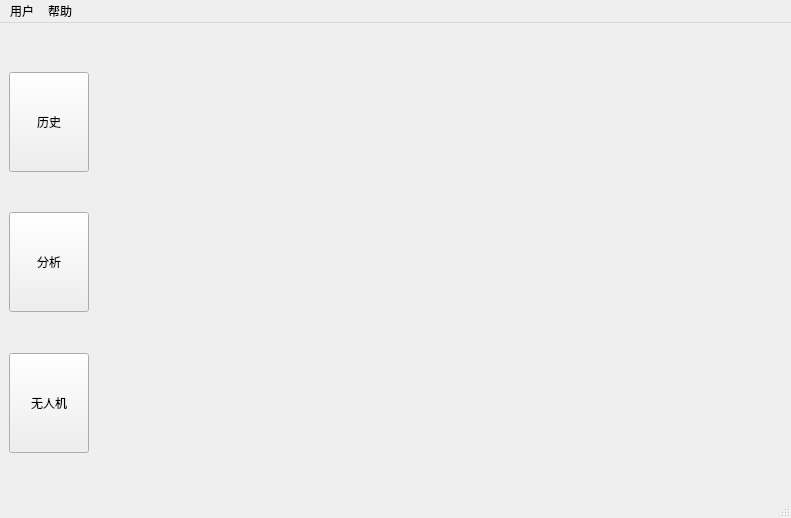
<?xml version="1.0" encoding="UTF-8"?>
<ui version="4.0">
 <class>MainWindow</class>
 <widget class="QMainWindow" name="MainWindow">
  <property name="geometry">
   <rect>
    <x>0</x>
    <y>0</y>
    <width>791</width>
    <height>518</height>
   </rect>
  </property>
  <property name="sizePolicy">
   <sizepolicy hsizetype="Expanding" vsizetype="Expanding">
    <horstretch>0</horstretch>
    <verstretch>0</verstretch>
   </sizepolicy>
  </property>
  <property name="windowTitle">
   <string>WQA_Main</string>
  </property>
  <widget class="QWidget" name="centralwidget">
   <property name="sizePolicy">
    <sizepolicy hsizetype="Expanding" vsizetype="Expanding">
     <horstretch>0</horstretch>
     <verstretch>0</verstretch>
    </sizepolicy>
   </property>
   <layout class="QVBoxLayout" name="verticalLayout">
    <item>
     <layout class="QGridLayout" name="gridLayout" columnstretch="1,6,3">
      <property name="sizeConstraint">
       <enum>QLayout::SetMinimumSize</enum>
      </property>
      <item row="0" column="1" rowspan="7">
       <widget class="QStackedWidget" name="stackedWidget">
        <widget class="QWidget" name="page"/>
        <widget class="QWidget" name="page_2"/>
       </widget>
      </item>
      <item row="1" column="0">
       <widget class="QPushButton" name="pushButton">
        <property name="sizePolicy">
         <sizepolicy hsizetype="Expanding" vsizetype="Expanding">
          <horstretch>0</horstretch>
          <verstretch>0</verstretch>
         </sizepolicy>
        </property>
        <property name="minimumSize">
         <size>
          <width>80</width>
          <height>100</height>
         </size>
        </property>
        <property name="text">
         <string>历史</string>
        </property>
       </widget>
      </item>
      <item row="6" column="0">
       <spacer name="verticalSpacer_2">
        <property name="orientation">
         <enum>Qt::Vertical</enum>
        </property>
        <property name="sizeHint" stdset="0">
         <size>
          <width>20</width>
          <height>40</height>
         </size>
        </property>
       </spacer>
      </item>
      <item row="0" column="0">
       <spacer name="verticalSpacer">
        <property name="orientation">
         <enum>Qt::Vertical</enum>
        </property>
        <property name="sizeHint" stdset="0">
         <size>
          <width>20</width>
          <height>40</height>
         </size>
        </property>
       </spacer>
      </item>
      <item row="0" column="2" rowspan="7">
       <widget class="QWidget" name="widget" native="true">
        <property name="sizePolicy">
         <sizepolicy hsizetype="Expanding" vsizetype="Expanding">
          <horstretch>0</horstretch>
          <verstretch>0</verstretch>
         </sizepolicy>
        </property>
        <property name="minimumSize">
         <size>
          <width>0</width>
          <height>350</height>
         </size>
        </property>
       </widget>
      </item>
      <item row="4" column="0">
       <spacer name="verticalSpacer_3">
        <property name="orientation">
         <enum>Qt::Vertical</enum>
        </property>
        <property name="sizeHint" stdset="0">
         <size>
          <width>20</width>
          <height>40</height>
         </size>
        </property>
       </spacer>
      </item>
      <item row="3" column="0">
       <widget class="QPushButton" name="pushButton_2">
        <property name="sizePolicy">
         <sizepolicy hsizetype="Expanding" vsizetype="Expanding">
          <horstretch>0</horstretch>
          <verstretch>0</verstretch>
         </sizepolicy>
        </property>
        <property name="minimumSize">
         <size>
          <width>80</width>
          <height>100</height>
         </size>
        </property>
        <property name="text">
         <string>分析</string>
        </property>
       </widget>
      </item>
      <item row="5" column="0">
       <widget class="QPushButton" name="pushButton_3">
        <property name="sizePolicy">
         <sizepolicy hsizetype="Expanding" vsizetype="Expanding">
          <horstretch>0</horstretch>
          <verstretch>0</verstretch>
         </sizepolicy>
        </property>
        <property name="minimumSize">
         <size>
          <width>80</width>
          <height>100</height>
         </size>
        </property>
        <property name="text">
         <string>无人机</string>
        </property>
       </widget>
      </item>
      <item row="2" column="0">
       <spacer name="verticalSpacer_4">
        <property name="orientation">
         <enum>Qt::Vertical</enum>
        </property>
        <property name="sizeHint" stdset="0">
         <size>
          <width>20</width>
          <height>40</height>
         </size>
        </property>
       </spacer>
      </item>
     </layout>
    </item>
   </layout>
  </widget>
  <widget class="QMenuBar" name="menubar">
   <property name="geometry">
    <rect>
     <x>0</x>
     <y>0</y>
     <width>791</width>
     <height>23</height>
    </rect>
   </property>
   <widget class="QMenu" name="menu">
    <property name="title">
     <string>用户</string>
    </property>
    <addaction name="action_2"/>
    <addaction name="action_3"/>
   </widget>
   <widget class="QMenu" name="menu_2">
    <property name="title">
     <string>帮助</string>
    </property>
    <addaction name="action"/>
   </widget>
   <addaction name="menu"/>
   <addaction name="menu_2"/>
  </widget>
  <widget class="QStatusBar" name="statusbar"/>
  <action name="action">
   <property name="text">
    <string>关于</string>
   </property>
  </action>
  <action name="action_2">
   <property name="text">
    <string>锁定</string>
   </property>
  </action>
  <action name="action_3">
   <property name="text">
    <string>注销</string>
   </property>
  </action>
 </widget>
 <resources/>
 <connections>
  <connection>
   <sender>pushButton</sender>
   <signal>clicked()</signal>
   <receiver>stackedWidget</receiver>
   <slot>raise()</slot>
   <hints>
    <hint type="sourcelabel">
     <x>49</x>
     <y>117</y>
    </hint>
    <hint type="destinationlabel">
     <x>322</x>
     <y>259</y>
    </hint>
   </hints>
  </connection>
  <connection>
   <sender>action_2</sender>
   <signal>triggered()</signal>
   <receiver>MainWindow</receiver>
   <slot>hide()</slot>
   <hints>
    <hint type="sourcelabel">
     <x>-1</x>
     <y>-1</y>
    </hint>
    <hint type="destinationlabel">
     <x>395</x>
     <y>258</y>
    </hint>
   </hints>
  </connection>
 </connections>
</ui>
